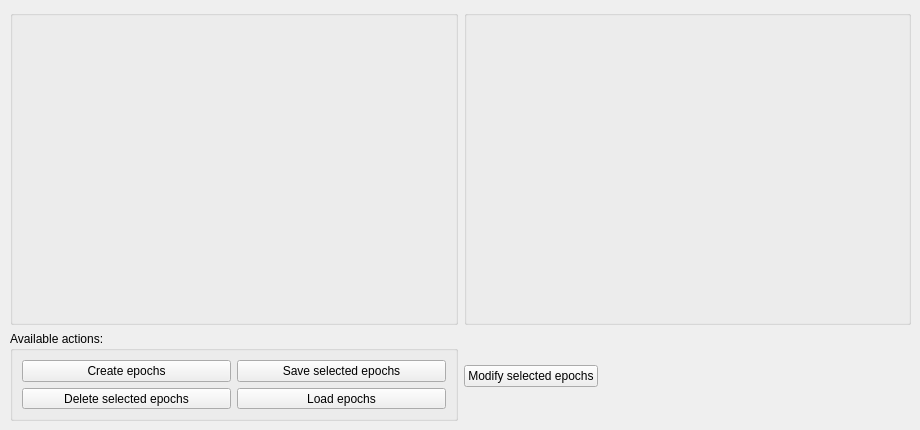
            <widget class="QWidget" name="tabEpoching">
             <attribute name="title">
              <string>Epoching</string>
             </attribute>
             <widget class="QWidget" name="gridLayoutWidget_2">
              <property name="geometry">
               <rect>
                <x>10</x>
                <y>10</y>
                <width>901</width>
                <height>411</height>
               </rect>
              </property>
              <layout class="QGridLayout" name="gridLayout_5">
               <item row="0" column="1">
                <widget class="QGroupBox" name="groupBoxEpochParamsEpoching">
                 <property name="title">
                  <string/>
                 </property>
                </widget>
               </item>
               <item row="0" column="0">
                <widget class="QGroupBox" name="groupBoxEpochsEpoching">
                 <property name="sizePolicy">
                  <sizepolicy hsizetype="Preferred" vsizetype="Preferred">
                   <horstretch>0</horstretch>
                   <verstretch>0</verstretch>
                  </sizepolicy>
                 </property>
                 <property name="title">
                  <string/>
                 </property>
                </widget>
               </item>
               <item row="1" column="0">
                <widget class="QGroupBox" name="groupBoxAvailableEpoching">
                 <property name="sizePolicy">
                  <sizepolicy hsizetype="Expanding" vsizetype="Preferred">
                   <horstretch>0</horstretch>
                   <verstretch>0</verstretch>
                  </sizepolicy>
                 </property>
                 <property name="maximumSize">
                  <size>
                   <width>600</width>
                   <height>90</height>
                  </size>
                 </property>
                 <property name="title">
                  <string>Available actions:</string>
                 </property>
                 <layout class="QVBoxLayout" name="verticalLayout_2">
                  <item>
                   <layout class="QHBoxLayout" name="horizontalLayout_10">
                    <item>
                     <widget class="QPushButton" name="pushButtonCreateEpochs">
                      <property name="text">
                       <string>Create epochs</string>
                      </property>
                     </widget>
                    </item>
                    <item>
                     <widget class="QPushButton" name="pushButtonSaveEpochs">
                      <property name="text">
                       <string>Save selected epochs</string>
                      </property>
                     </widget>
                    </item>
                   </layout>
                  </item>
                  <item>
                   <layout class="QHBoxLayout" name="horizontalLayout_2">
                    <item>
                     <widget class="QPushButton" name="pushButtonDeleteEpochs">
                      <property name="text">
                       <string>Delete selected epochs</string>
                      </property>
                     </widget>
                    </item>
                    <item>
                     <widget class="QPushButton" name="pushButtonLoadEpochs">
                      <property name="text">
                       <string>Load epochs</string>
                      </property>
                     </widget>
                    </item>
                   </layout>
                  </item>
                 </layout>
                </widget>
               </item>
               <item row="1" column="1">
                <layout class="QHBoxLayout" name="horizontalLayout_18">
                 <item>
                  <widget class="QPushButton" name="pushButtonModifyEpochs">
                   <property name="text">
                    <string>Modify selected epochs</string>
                   </property>
                  </widget>
                 </item>
                 <item>
                  <spacer name="horizontalSpacer_6">
                   <property name="orientation">
                    <enum>Qt::Horizontal</enum>
                   </property>
                   <property name="sizeHint" stdset="0">
                    <size>
                     <width>40</width>
                     <height>20</height>
                    </size>
                   </property>
                  </spacer>
                 </item>
                </layout>
               </item>
              </layout>
             </widget>
            </widget>
